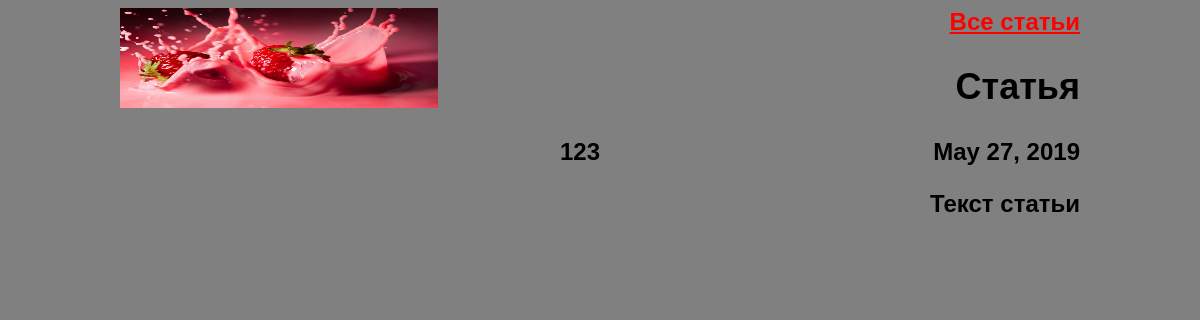
The app's page /article/1 with its own data.
### articles/models.py (models this page shows, shortened)
class Article(models.Model):
    title=models.CharField(max_length=200)
    author=models.ForeignKey(User, on_delete=models.CASCADE)
    text=models.TextField()
    created_date=models.DateField(auto_now_add=True)

### articles/views.py (the view)
def get_article(request, article_id):
        try:
            post = Article.objects.get(id=article_id)
            return render(request, 'article.html', {"post": post})
        except Article.DoesNotExist:
            raise Http404

### articles/templates/article.html (shortened to what this page needs)
<html>
    <head>
        <link rel="stylesheet" href="{{ STATIC_URL }}/static/css/article.css">
    </head>
    <body class="article">
        <div class="header">
            <img src="{{ STATIC_URL }}/static/img/img1.png" height="100"  />
        </div>
        <h2 class="all-articles"><a href="/">Все статьи</a></hч2>
        <div class="article">
            <div class="one-post">
                <h2 class="post-title">{{ post.title }}</h2>
                <div class="article-info">
                    <div class="article-author">{{ post.author.username }}</div>
                    <div class="article-created-date">{{ post.created_date }}</div>
                </div>
                <p class="article-text">{{ post.text }}</p>
            </div>
        </div>
    </body>
</html>

### articles/static/css/article.css (style rules this page uses)
body { background: grey; font-family: Tahoma, Arial, sans-serif; color: #000000; }
.header img { display: block; width: 318px; margin-left: auto; margin-right: auto; }
.article { width: 960px; margin-left: auto; margin-right: auto; }
.article-author { width: 50%; float: left; }
.article-created-date { text-align: right; }
.all-articles a { color: red; }
.all-articles { text-align: right; height: 140; }
.article .header img { float: left; }

### records on screen
Article: title "Статья", author.username "123", created_date "May 27, 2019", text "Текст статьи"
